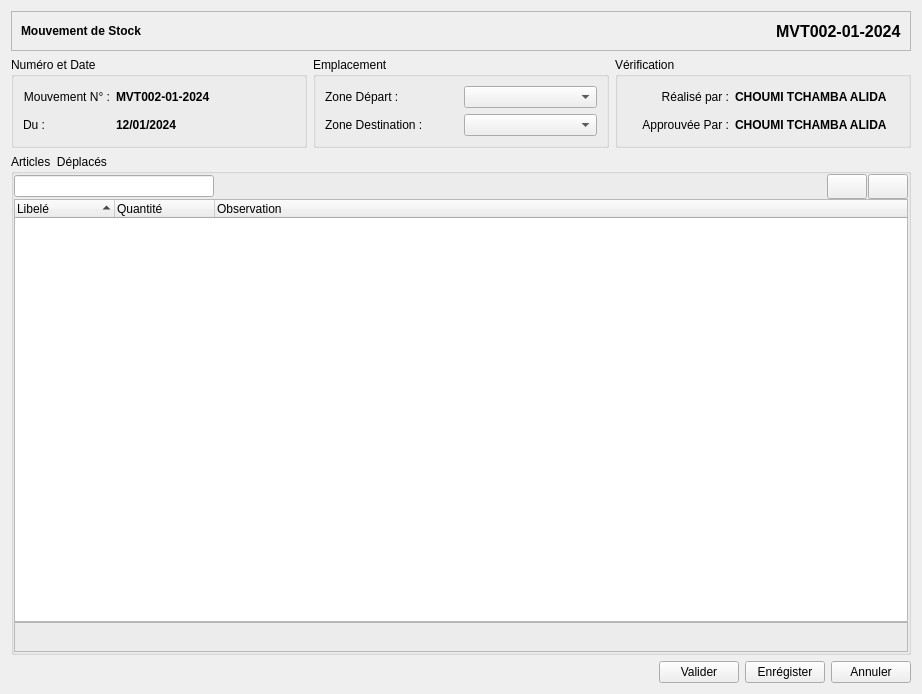
<?xml version="1.0" encoding="UTF-8"?>
<ui version="4.0">
 <class>Form</class>
 <widget class="QWidget" name="Form">
  <property name="geometry">
   <rect>
    <x>0</x>
    <y>0</y>
    <width>922</width>
    <height>694</height>
   </rect>
  </property>
  <property name="windowTitle">
   <string>Form</string>
  </property>
  <layout class="QVBoxLayout" name="verticalLayout_3">
   <item>
    <widget class="QFrame" name="frame_2">
     <property name="enabled">
      <bool>true</bool>
     </property>
     <property name="minimumSize">
      <size>
       <width>0</width>
       <height>40</height>
      </size>
     </property>
     <property name="maximumSize">
      <size>
       <width>16777215</width>
       <height>40</height>
      </size>
     </property>
     <property name="frameShape">
      <enum>QFrame::StyledPanel</enum>
     </property>
     <property name="frameShadow">
      <enum>QFrame::Plain</enum>
     </property>
     <property name="lineWidth">
      <number>0</number>
     </property>
     <layout class="QHBoxLayout" name="horizontalLayout_7">
      <item>
       <widget class="QLabel" name="label_3">
        <property name="sizePolicy">
         <sizepolicy hsizetype="Expanding" vsizetype="Preferred">
          <horstretch>0</horstretch>
          <verstretch>0</verstretch>
         </sizepolicy>
        </property>
        <property name="font">
         <font>
          <bold>true</bold>
         </font>
        </property>
        <property name="lineWidth">
         <number>0</number>
        </property>
        <property name="text">
         <string>Mouvement de Stock</string>
        </property>
       </widget>
      </item>
      <item>
       <widget class="QLabel" name="label_4">
        <property name="font">
         <font>
          <pointsize>12</pointsize>
          <bold>true</bold>
         </font>
        </property>
        <property name="text">
         <string>MVT002-01-2024</string>
        </property>
       </widget>
      </item>
     </layout>
    </widget>
   </item>
   <item>
    <layout class="QHBoxLayout" name="horizontalLayout_6">
     <item>
      <widget class="QGroupBox" name="groupBox">
       <property name="title">
        <string>Numéro et Date</string>
       </property>
       <layout class="QGridLayout" name="gridLayout_4">
        <item row="0" column="0">
         <layout class="QGridLayout" name="gridLayout_3">
          <item row="1" column="0">
           <widget class="QLabel" name="label">
            <property name="sizePolicy">
             <sizepolicy hsizetype="Fixed" vsizetype="Preferred">
              <horstretch>0</horstretch>
              <verstretch>0</verstretch>
             </sizepolicy>
            </property>
            <property name="text">
             <string>Du :</string>
            </property>
            <property name="alignment">
             <set>Qt::AlignRight|Qt::AlignTrailing|Qt::AlignVCenter</set>
            </property>
           </widget>
          </item>
          <item row="1" column="1">
           <widget class="QLabel" name="label_9">
            <property name="sizePolicy">
             <sizepolicy hsizetype="Ignored" vsizetype="Preferred">
              <horstretch>0</horstretch>
              <verstretch>0</verstretch>
             </sizepolicy>
            </property>
            <property name="minimumSize">
             <size>
              <width>70</width>
              <height>0</height>
             </size>
            </property>
            <property name="font">
             <font>
              <bold>true</bold>
             </font>
            </property>
            <property name="text">
             <string>12/01/2024</string>
            </property>
           </widget>
          </item>
          <item row="0" column="0">
           <widget class="QLabel" name="label_5">
            <property name="sizePolicy">
             <sizepolicy hsizetype="Fixed" vsizetype="Preferred">
              <horstretch>0</horstretch>
              <verstretch>0</verstretch>
             </sizepolicy>
            </property>
            <property name="text">
             <string>Mouvement N° :</string>
            </property>
            <property name="alignment">
             <set>Qt::AlignRight|Qt::AlignTrailing|Qt::AlignVCenter</set>
            </property>
           </widget>
          </item>
          <item row="0" column="1">
           <widget class="QLabel" name="label_8">
            <property name="sizePolicy">
             <sizepolicy hsizetype="Ignored" vsizetype="Preferred">
              <horstretch>0</horstretch>
              <verstretch>0</verstretch>
             </sizepolicy>
            </property>
            <property name="minimumSize">
             <size>
              <width>95</width>
              <height>0</height>
             </size>
            </property>
            <property name="font">
             <font>
              <bold>true</bold>
             </font>
            </property>
            <property name="text">
             <string>MVT002-01-2024</string>
            </property>
            <property name="alignment">
             <set>Qt::AlignLeading|Qt::AlignLeft|Qt::AlignVCenter</set>
            </property>
           </widget>
          </item>
         </layout>
        </item>
       </layout>
      </widget>
     </item>
     <item>
      <widget class="QGroupBox" name="groupBox_4">
       <property name="title">
        <string>Emplacement</string>
       </property>
       <layout class="QGridLayout" name="gridLayout_6">
        <item row="0" column="0">
         <layout class="QGridLayout" name="gridLayout_5">
          <item row="1" column="1">
           <widget class="QComboBox" name="comboBox_3"/>
          </item>
          <item row="1" column="0">
           <widget class="QLabel" name="label_12">
            <property name="text">
             <string>Zone Destination :</string>
            </property>
           </widget>
          </item>
          <item row="0" column="0">
           <widget class="QLabel" name="label_17">
            <property name="text">
             <string>Zone Départ :</string>
            </property>
           </widget>
          </item>
          <item row="0" column="1">
           <widget class="QComboBox" name="comboBox_4"/>
          </item>
         </layout>
        </item>
       </layout>
      </widget>
     </item>
     <item>
      <widget class="QGroupBox" name="groupBox_2">
       <property name="title">
        <string>Vérification</string>
       </property>
       <layout class="QGridLayout" name="gridLayout_2">
        <item row="0" column="0">
         <layout class="QHBoxLayout" name="horizontalLayout_4">
          <property name="sizeConstraint">
           <enum>QLayout::SetFixedSize</enum>
          </property>
          <item>
           <widget class="QLabel" name="label_2">
            <property name="maximumSize">
             <size>
              <width>90</width>
              <height>16777215</height>
             </size>
            </property>
            <property name="text">
             <string>Réalisé par :</string>
            </property>
            <property name="alignment">
             <set>Qt::AlignRight|Qt::AlignTrailing|Qt::AlignVCenter</set>
            </property>
           </widget>
          </item>
          <item>
           <widget class="QLabel" name="label_10">
            <property name="sizePolicy">
             <sizepolicy hsizetype="Fixed" vsizetype="Preferred">
              <horstretch>0</horstretch>
              <verstretch>0</verstretch>
             </sizepolicy>
            </property>
            <property name="font">
             <font>
              <bold>true</bold>
             </font>
            </property>
            <property name="text">
             <string>CHOUMI TCHAMBA ALIDA</string>
            </property>
           </widget>
          </item>
         </layout>
        </item>
        <item row="1" column="0">
         <layout class="QHBoxLayout" name="horizontalLayout_5">
          <property name="sizeConstraint">
           <enum>QLayout::SetFixedSize</enum>
          </property>
          <item>
           <widget class="QLabel" name="label_7">
            <property name="maximumSize">
             <size>
              <width>90</width>
              <height>16777215</height>
             </size>
            </property>
            <property name="text">
             <string>Approuvée Par :</string>
            </property>
            <property name="alignment">
             <set>Qt::AlignRight|Qt::AlignTrailing|Qt::AlignVCenter</set>
            </property>
           </widget>
          </item>
          <item>
           <widget class="QLabel" name="label_11">
            <property name="sizePolicy">
             <sizepolicy hsizetype="Fixed" vsizetype="Preferred">
              <horstretch>0</horstretch>
              <verstretch>0</verstretch>
             </sizepolicy>
            </property>
            <property name="font">
             <font>
              <bold>true</bold>
             </font>
            </property>
            <property name="text">
             <string>CHOUMI TCHAMBA ALIDA</string>
            </property>
           </widget>
          </item>
         </layout>
        </item>
       </layout>
      </widget>
     </item>
    </layout>
   </item>
   <item>
    <widget class="QGroupBox" name="groupBox_3">
     <property name="title">
      <string>Articles  Déplacés</string>
     </property>
     <layout class="QGridLayout" name="gridLayout">
      <property name="leftMargin">
       <number>0</number>
      </property>
      <property name="topMargin">
       <number>0</number>
      </property>
      <property name="rightMargin">
       <number>0</number>
      </property>
      <property name="bottomMargin">
       <number>0</number>
      </property>
      <property name="spacing">
       <number>0</number>
      </property>
      <item row="0" column="0">
       <layout class="QVBoxLayout" name="verticalLayout_2">
        <property name="spacing">
         <number>0</number>
        </property>
        <item>
         <layout class="QHBoxLayout" name="horizontalLayout">
          <property name="spacing">
           <number>1</number>
          </property>
          <item>
           <widget class="QLineEdit" name="lineEdit">
            <property name="sizePolicy">
             <sizepolicy hsizetype="Expanding" vsizetype="Fixed">
              <horstretch>0</horstretch>
              <verstretch>0</verstretch>
             </sizepolicy>
            </property>
            <property name="maximumSize">
             <size>
              <width>200</width>
              <height>16777215</height>
             </size>
            </property>
            <property name="toolTip">
             <string extracomment="Enter Barcode to Scan"/>
            </property>
           </widget>
          </item>
          <item>
           <spacer name="horizontalSpacer">
            <property name="orientation">
             <enum>Qt::Horizontal</enum>
            </property>
            <property name="sizeHint" stdset="0">
             <size>
              <width>28</width>
              <height>25</height>
             </size>
            </property>
           </spacer>
          </item>
          <item>
           <widget class="QPushButton" name="pushButton_2">
            <property name="minimumSize">
             <size>
              <width>0</width>
              <height>25</height>
             </size>
            </property>
            <property name="icon">
             <iconset>
              <normaloff>:/icons/icons/list-remove.png</normaloff>:/icons/icons/list-remove.png</iconset>
            </property>
           </widget>
          </item>
          <item>
           <widget class="QPushButton" name="pushButton">
            <property name="minimumSize">
             <size>
              <width>0</width>
              <height>25</height>
             </size>
            </property>
            <property name="icon">
             <iconset>
              <normaloff>:/icons/icons/list-add.png</normaloff>:/icons/icons/list-add.png</iconset>
            </property>
           </widget>
          </item>
         </layout>
        </item>
        <item>
         <widget class="QWidget" name="widget" native="true">
          <layout class="QVBoxLayout" name="verticalLayout">
           <property name="spacing">
            <number>0</number>
           </property>
           <property name="leftMargin">
            <number>0</number>
           </property>
           <property name="topMargin">
            <number>0</number>
           </property>
           <property name="rightMargin">
            <number>0</number>
           </property>
           <property name="bottomMargin">
            <number>0</number>
           </property>
           <item>
            <widget class="QTreeWidget" name="treeWidget">
             <property name="alternatingRowColors">
              <bool>true</bool>
             </property>
             <property name="uniformRowHeights">
              <bool>true</bool>
             </property>
             <property name="sortingEnabled">
              <bool>true</bool>
             </property>
             <attribute name="headerHighlightSections">
              <bool>true</bool>
             </attribute>
             <column>
              <property name="text">
               <string>Libelé</string>
              </property>
             </column>
             <column>
              <property name="text">
               <string>Quantité</string>
              </property>
             </column>
             <column>
              <property name="text">
               <string>Observation</string>
              </property>
             </column>
            </widget>
           </item>
           <item>
            <widget class="QFrame" name="frame_3">
             <property name="minimumSize">
              <size>
               <width>0</width>
               <height>30</height>
              </size>
             </property>
             <property name="frameShape">
              <enum>QFrame::StyledPanel</enum>
             </property>
             <property name="frameShadow">
              <enum>QFrame::Raised</enum>
             </property>
            </widget>
           </item>
          </layout>
         </widget>
        </item>
       </layout>
      </item>
     </layout>
    </widget>
   </item>
   <item>
    <layout class="QHBoxLayout" name="horizontalLayout_2">
     <item>
      <spacer name="horizontalSpacer_2">
       <property name="orientation">
        <enum>Qt::Horizontal</enum>
       </property>
       <property name="sizeHint" stdset="0">
        <size>
         <width>40</width>
         <height>20</height>
        </size>
       </property>
      </spacer>
     </item>
     <item>
      <widget class="QPushButton" name="pushButton_5">
       <property name="text">
        <string>Valider</string>
       </property>
      </widget>
     </item>
     <item>
      <widget class="QPushButton" name="pushButton_3">
       <property name="text">
        <string>Enrégister</string>
       </property>
      </widget>
     </item>
     <item>
      <widget class="QPushButton" name="pushButton_4">
       <property name="text">
        <string>Annuler</string>
       </property>
      </widget>
     </item>
    </layout>
   </item>
  </layout>
 </widget>
 <resources/>
 <connections/>
</ui>
